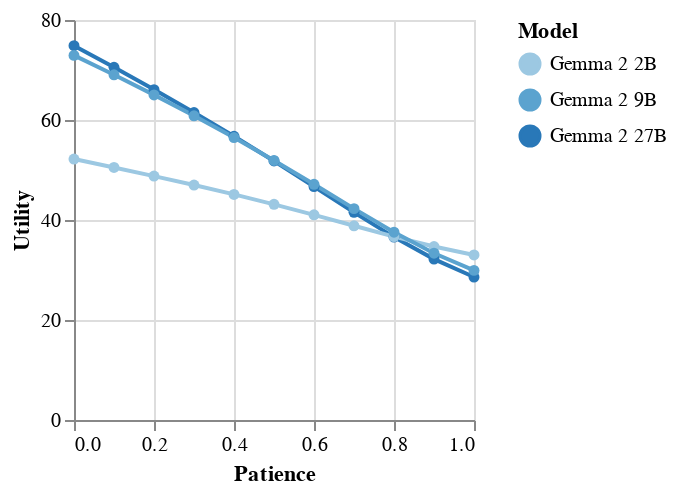

The cell this chart's notebook holds for it:
### Code cell
gemma_patience_chart = alt.Chart(eval_data[eval_data["model_family"].isin(["Gemma"])]).mark_line(point=True).encode(
    x=alt.X('patience:Q', title='Patience'),
    y=alt.Y('mean(utility):Q', title='Utility'),
    color=alt.Color('model_alias:O', title="Model", sort=model_order)
).properties(
    width=200,
    height=200
)

gemma_patience_chart.save("plots/gemma-patience.json")
gemma_patience_chart

### Figure 1 — Vega-Lite specification as saved in the notebook (floating-point values rounded to 4 significant figures)
{"config": {"title": {"font": "TeX Gyre Pagella"}, "axis": {"labelFont": "TeX Gyre Pagella", "titleFont": "TeX Gyre Pagella"}, "header": {"labelFont": "TeX Gyre Pagella", "titleFont": "TeX Gyre Pagella"}, "legend": {"labelFont": "TeX Gyre Pagella", "titleFont": "TeX Gyre Pagella"}, "text": {"labelFont": "TeX Gyre Pagella", "titleFont": "TeX Gyre Pagella", "font": "TeX Gyre Pagella"}}, "data": {"name": "data-0a814a7bffd3bd64f79c127f4698db49"}, "mark": {"type": "line", "point": true}, "encoding": {"color": {"field": "model_alias", "sort": ["Claude 3.5 Haiku", "Claude 3.5 Sonnet", "Claude 3 Opus", "GPT-4o Mini", "GPT-4o", "Gemini 1.5 Pro", "Gemini 2.0 Flash Lite", "Gemini 2.0 Flash", "Gemini 2.0 Pro", "Command R7B", "Command R", "Command R+", "Gemma 2 2B", "Gemma 2 9B", "Gemma 2 27B", "Llama 3.2 1B", "Llama 3.2 3B", "Llama 3.1 8B", "Llama 3.3 70B", "Llama 3.1 405B"], "title": "Model", "type": "ordinal"}, "x": {"field": "patience", "title": "Patience", "type": "quantitative"}, "y": {"aggregate": "mean", "field": "utility", "title": "Utility", "type": "quantitative"}}, "height": 200, "width": 200, "$schema": "https://vega.github.io/schema/vega-lite/v5.20.1.json", "datasets": {"data-0a814a7bffd3bd64f79c127f4698db49": [{"model_family": "Gemma", "model_alias": "Gemma 2 27B", "distinct": 5.035, "utility": 74.87, "patience": 0.0}, {"model_family": "Gemma", "model_alias": "Gemma 2 27B", "distinct": 5.035, "utility": 70.53, "patience": 0.1}, {"model_family": "Gemma", "model_alias": "Gemma 2 27B", "distinct": 5.035, "utility": 66.08, "patience": 0.2}, {"model_family": "Gemma", "model_alias": "Gemma 2 27B", "distinct": 5.035, "utility": 61.49, "patience": 0.3}, {"model_family": "Gemma", "model_alias": "Gemma 2 27B", "distinct": 5.035, "utility": 56.74, "patience": 0.4}, {"model_family": "Gemma", "model_alias": "Gemma 2 27B", "distinct": 5.035, "utility": 51.8, "patience": 0.5}, {"model_family": "Gemma", "model_alias": "Gemma 2 27B", "distinct": 5.035, "utility": 46.69, "patience": 0.6}, {"model_family": "Gemma", "model_alias": "Gemma 2 27B", "distinct": 5.035, "utility": 41.53, "patience": 0.7}, {"model_family": "Gemma", "model_alias": "Gemma 2 27B", "distinct": 5.035, "utility": 36.58, "patience": 0.8}, {"model_family": "Gemma", "model_alias": "Gemma 2 27B", "distinct": 5.035, "utility": 32.18, "patience": 0.9}, {"model_family": "Gemma", "model_alias": "Gemma 2 27B", "distinct": 5.035, "utility": 28.59, "patience": 1.0}, {"model_family": "Gemma", "model_alias": "Gemma 2 2B", "distinct": 7.871, "utility": 52.19, "patience": 0.0}, {"model_family": "Gemma", "model_alias": "Gemma 2 2B", "distinct": 7.871, "utility": 50.51, "patience": 0.1}, {"model_family": "Gemma", "model_alias": "Gemma 2 2B", "distinct": 7.871, "utility": 48.78, "patience": 0.2}, {"model_family": "Gemma", "model_alias": "Gemma 2 2B", "distinct": 7.871, "utility": 46.99, "patience": 0.3}, {"model_family": "Gemma", "model_alias": "Gemma 2 2B", "distinct": 7.871, "utility": 45.12, "patience": 0.4}, {"model_family": "Gemma", "model_alias": "Gemma 2 2B", "distinct": 7.871, "utility": 43.13, "patience": 0.5}, {"model_family": "Gemma", "model_alias": "Gemma 2 2B", "distinct": 7.871, "utility": 41.03, "patience": 0.6}, {"model_family": "Gemma", "model_alias": "Gemma 2 2B", "distinct": 7.871, "utility": 38.85, "patience": 0.7}, {"model_family": "Gemma", "model_alias": "Gemma 2 2B", "distinct": 7.871, "utility": 36.68, "patience": 0.8}, {"model_family": "Gemma", "model_alias": "Gemma 2 2B", "distinct": 7.871, "utility": 34.69, "patience": 0.9}, {"model_family": "Gemma", "model_alias": "Gemma 2 2B", "distinct": 7.871, "utility": 33.01, "patience": 1.0}, {"model_family": "Gemma", "model_alias": "Gemma 2 9B", "distinct": 5.296, "utility": 72.92, "patience": 0.0}, {"model_family": "Gemma", "model_alias": "Gemma 2 9B", "distinct": 5.296, "utility": 69.04, "patience": 0.1}, {"model_family": "Gemma", "model_alias": "Gemma 2 9B", "distinct": 5.296, "utility": 65.02, "patience": 0.2}, {"model_family": "Gemma", "model_alias": "Gemma 2 9B", "distinct": 5.296, "utility": 60.84, "patience": 0.3}, {"model_family": "Gemma", "model_alias": "Gemma 2 9B", "distinct": 5.296, "utility": 56.48, "patience": 0.4}, {"model_family": "Gemma", "model_alias": "Gemma 2 9B", "distinct": 5.296, "utility": 51.91, "patience": 0.5}, {"model_family": "Gemma", "model_alias": "Gemma 2 9B", "distinct": 5.296, "utility": 47.14, "patience": 0.6}, {"model_family": "Gemma", "model_alias": "Gemma 2 9B", "distinct": 5.296, "utility": 42.27, "patience": 0.7}, {"model_family": "Gemma", "model_alias": "Gemma 2 9B", "distinct": 5.296, "utility": 37.56, "patience": 0.8}, {"model_family": "Gemma", "model_alias": "Gemma 2 9B", "distinct": 5.296, "utility": 33.35, "patience": 0.9}, {"model_family": "Gemma", "model_alias": "Gemma 2 9B", "distinct": 5.296, "utility": 29.92, "patience": 1.0}]}}
